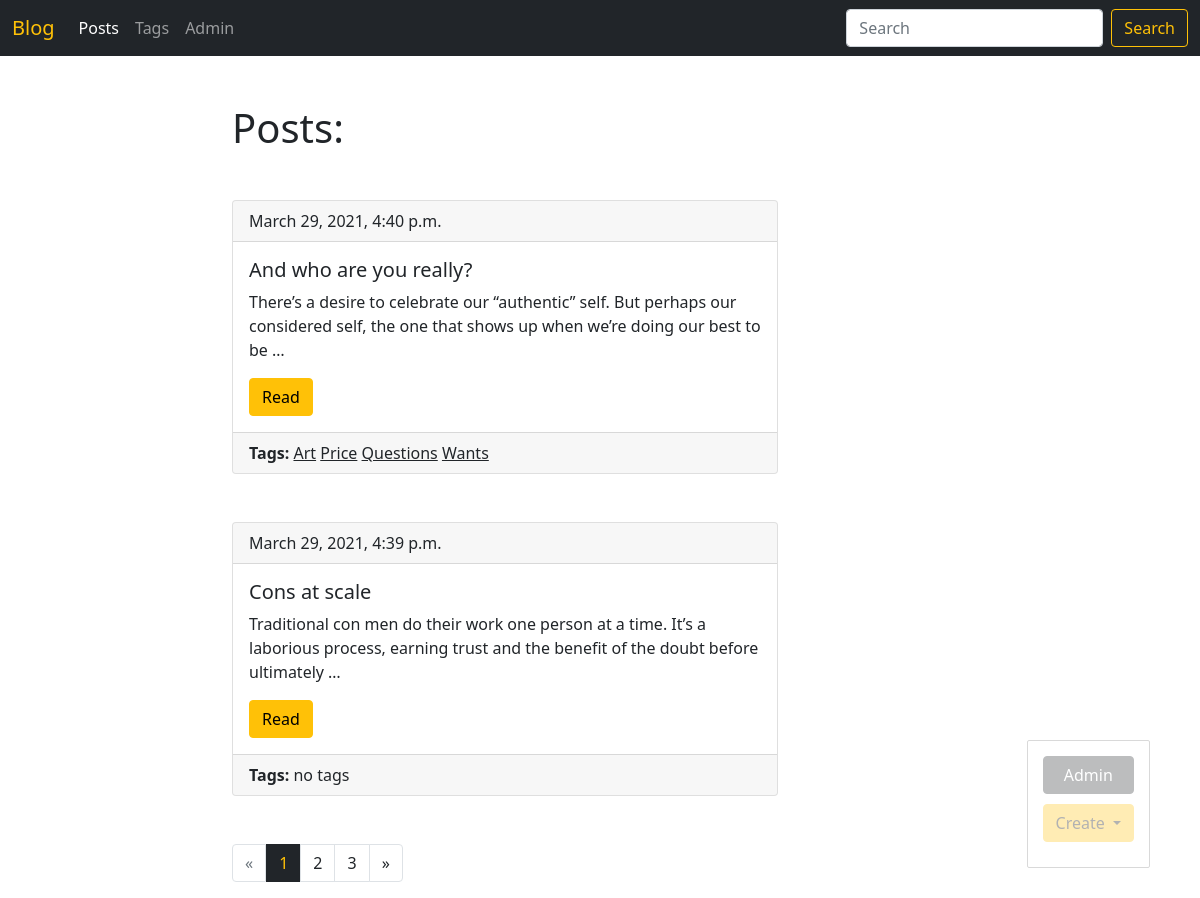
Screenshot of /blog/ (signed in) with the database file from the repository.
### blog/models.py (models this page shows, shortened)
class Post(models.Model):
    title = models.CharField(max_length=150, db_index=True)
    slug = models.SlugField(max_length=150, blank=True, unique=True)
    body = models.TextField(blank=True, db_index=True)
    date_pub = models.DateTimeField(auto_now_add=True)
    tags = models.ManyToManyField('tag', blank=True, related_name='posts')
    def get_absolute_url(self):
        return reverse('post_detail', kwargs={'slug': self.slug})
    class Meta:
        ordering = ['-date_pub']

class Tag(models.Model):
    title = models.CharField(max_length=50)
    slug = models.SlugField(max_length=50, unique=True)
    def get_absolute_url(self):
        return reverse('tag_detail', kwargs={'slug': self.slug})
    class Meta:
        ordering = ['title']

### blog/views.py (the view)
# urls.py: path('', posts_list, name='blog'),
def posts_list(request):
    search_query = request.GET.get('q', '')
    if search_query:
        posts = Post.objects.filter(Q(title__icontains=search_query) | Q(body__icontains=search_query))
    else:
        posts = Post.objects.all()
    paginator = Paginator(posts, 2)
    page_number = request.GET.get('page', 1)
    page = paginator.get_page(page_number)
    is_paginated = page.has_other_pages()
    if page.has_previous():
        previous_url = f'{page.previous_page_number()}'
    else:
        previous_url = ''
    if page.has_next():
        next_url = f'{page.next_page_number()}'
    else:
        next_url = ''
    return render(request, 'blog/post/posts_list.html', context={'posts': page,
                                                                 'is_paginated': is_paginated,
                                                                 'next_url': next_url,
                                                                 'previous_url': previous_url})

### blog/templates/blog/post/posts_list.html (shortened to what this page needs)
{% extends 'blog/base_blog.html' %}
{% block content %}
<h1 class="mb-5">Posts:</h1>
{% for post in posts %}
<div class="card mb-5">
    <div class="card-header">
        {{ post.date_pub }}
    </div>
    <div class="card-body">
        <h5 class="card-title">{{ post.title }}</h5>
        <p class="card-text">{{ post.body|truncatewords:25 }}</p>
        <a href="{{ post.get_absolute_url }}" class="btn btn-warning">Read</a>
    </div>
    <div class="card-footer">
        <b>Tags:</b>
        {% if post.tags.all %}
            {% for tag in post.tags.all %}
                <a href="{{ tag.get_absolute_url }}" class="link-dark">{{ tag.title }}</a>
            {% endfor %}
        {% else %}
            <a class="link-dark" style="text-decoration:none">no tags</a>
        {% endif %}
    </div>
</div>
{% endfor %}
{% endblock %}

### rows the page displays
Post: date_pub "March 29, 2021, 4:40 p.m.", title "And who are you really?", body "There’s a desire to celebrate our “authentic” self. But perhaps our considered self, the one that shows up when we’re doing our best to be …"
Tag: title "Art"
Tag: title "Price"
Tag: title "Questions"
Tag: title "Wants"
Post: date_pub "March 29, 2021, 4:39 p.m.", title "Cons at scale", body "Traditional con men do their work one person at a time. It’s a laborious process, earning trust and the benefit of the doubt before ultimately …", shows "no tags"

### other values shown
{{ n }} "1"
{{ n }} "2" "3"
